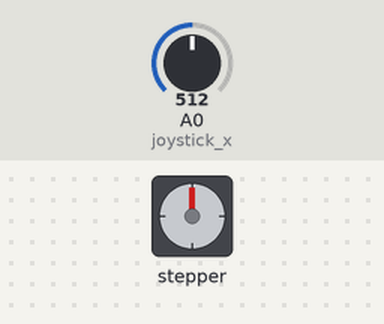
Bench run of a sketch on a simulated Arduino Uno, built with avr-gcc and run on an emulated ATmega328P. Parts: stepper motor. The test bench sets the inputs (shaded band); at power-on: A0 (joystick_x) = 512. Stepper angles assume 400 steps per turn.

Above: at 1.2 s.
1.3 s: A0 (joystick_x) set to 888
2.8 s: A0 (joystick_x) set to 909
At 3.25 s:
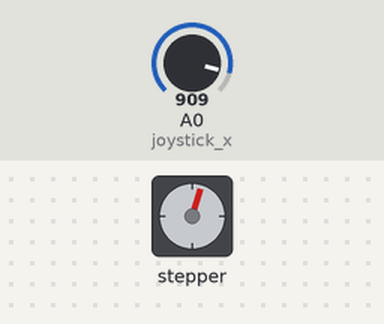
At 3.86 s:
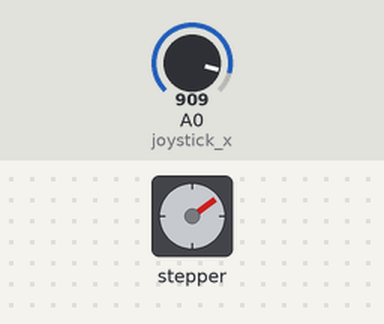
8.8 s: A0 (joystick_x) set to 890
At 9.7 s:
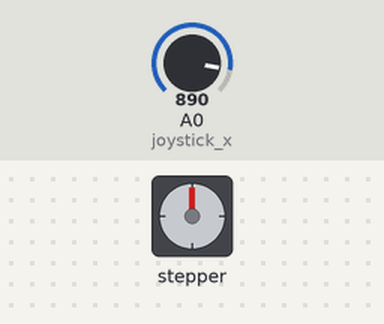
Timing chart, 0 to 11.8 s (numbered marks = the images above; inputs shaded):
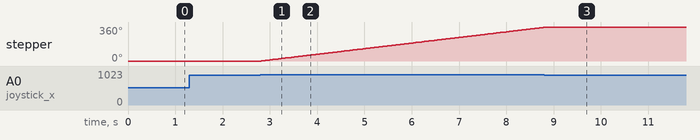

Measured:
- the behaviour switches between 899 and 900 on A0 (joystick_x) (found by bisection; images 0 and 1)
- after the input at 1.3 s, every drawn part: stays the same
- after the input at 2.8 s, stepper: keeps turning clockwise at about 60°/s, starting at once
- after the input at 8.8 s, stepper: goes on until 8.8 s, then stays 360°

The sketch:

proyecto3.ino
```cpp
#include <Stepper.h> // Include the Arduino Stepper.h library
#define joystick_x  A0 // Joystick pin of x movement ( Up and Down )

#define IN1  8
#define IN2  9
#define IN3  10      // Pins for the servo module
#define IN4  11

const int stepsPerRevolution = 400;  // change this to fit the number of steps per revolution for your motor

int spd = 30; // variable for the velocity
int acc = 0; // acc parameter
int decc = 0; // deccc parameter

Stepper myStepper(stepsPerRevolution, 8, 10, 9, 11);   // initialize the stepper library on pins 8 through 11:

void setup() {
  Serial.begin(9600);
}

void loop() {

  int val = analogRead(joystick_x);

  if(  (val > 100) && (val < 900) ) {
    Stop();
    Checking();
    }

  if (val >= 900){  // move the motor in the first direction
    Right_with_acc();
    Checking();
    }

  if (val <= 100){  // move the motor in the other direction
    Left_with_decc();
    Checking();
    }

 }

// Functions ¡!¡!¡!¡!¡!¡!

void Checking(){
  analogRead(joystick_x);
 }

void Stop(){   // Stop movcement
  digitalWrite(IN1, LOW);     // No currento towards motor in any connection
  digitalWrite(IN2, LOW);
  digitalWrite(IN3, LOW);
  digitalWrite(IN4, LOW);

  spd = 30;   // Reset of standard velocity and no quantity in both acceleration parameters
  acc = 0;
  decc = 0;
 }

void Right_with_acc(){  // Clockwise
  acc = acc + 10;
  if (acc>= 120){
    acc = 120;  // Speed limit
  }
  spd = acc;
  myStepper.setSpeed(spd);
  myStepper.step(stepsPerRevolution);
}

void Left_with_decc(){  // Counterclockwise
  decc = decc + 10;
  if (decc >= 120){
    decc = 120;   // Speed limit
  }
  spd = decc;
  myStepper.setSpeed(spd);
  myStepper.step(-stepsPerRevolution);
}
```
